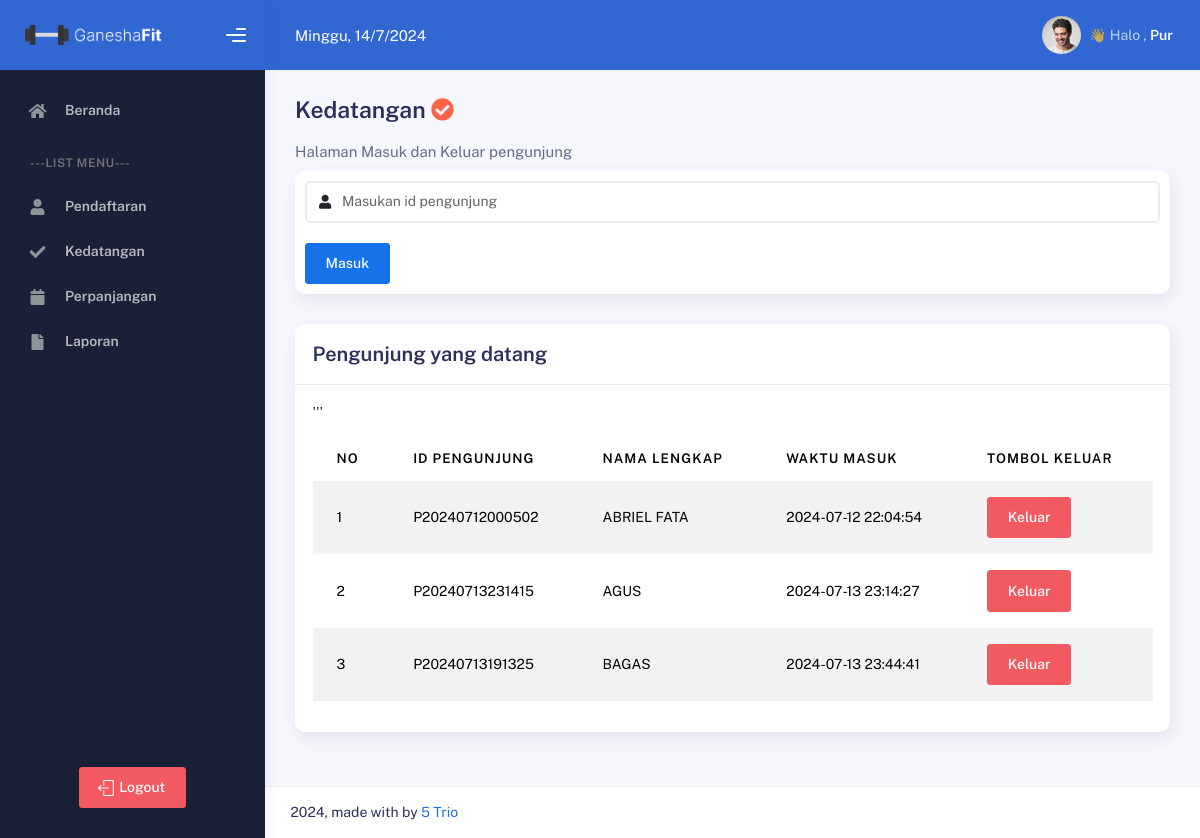
The page /index.php?page=kedatangan (signed in) on the database its author committed.
### tables this page shows
CREATE TABLE `catatan_kunjungan` (
  `id_kunjungan` varchar(50) NOT NULL,
  `id_pengunjung` varchar(15) NOT NULL,
  `id_petugas` varchar(15) NOT NULL,
  `waktu_kunjungan_masuk` datetime NOT NULL,
  `waktu_kunjungan_keluar` datetime DEFAULT NULL,
  `tanggal` date NOT NULL
);

CREATE TABLE `pengunjung` (
  `id_pengunjung` varchar(15) NOT NULL,
  `nama_lengkap` varchar(30) NOT NULL,
  `alamat` text NOT NULL,
  `no_hp` varchar(15) NOT NULL,
  `tgl_bergabung` date NOT NULL,
  `masa_berlaku` date NOT NULL,
  `nama_jenis_pengunjung` varchar(10) NOT NULL,
  `status` enum('Aktif','Tidak aktif','') NOT NULL,
  `biaya` varchar(15) NOT NULL
);

### pages/kedatangan.php (the view, shortened to what this page needs)
<?php
include 'koneksi.php';
        ?>
<h3 class="fw-bold mb-3">Kedatangan <i class="fas fa-check-circle" style="color: tomato"></i></h3>
<h6 class="op-7 mb-2">Halaman Masuk dan Keluar pengunjung</h6>
<div class="card">
  <form method="POST" action="index.php?page=kedatangan">
    <div class="form-group">
      <div class="input-icon">
        <span class="input-icon-addon">
          <i class="fa fa-user"></i>
        </span>
        <input type="text" class="form-control" name="id_pengunjung_masuk" placeholder="Masukan id pengunjung" />
      </div>
    </div>
    <div class="form-group">
      <button type="submit" class="btn btn-primary" name="masuk">
        Masuk
      </button>
    </div>
  </form>
</div>
<div class="card">
  <div class="card-header">
    <div class="card-title">Pengunjung yang datang</div>
  </div>
  <?php
  $sql ="
    SELECT
        pengunjung.id_pengunjung,
        catatan_kunjungan.id_kunjungan,
        pengunjung.nama_lengkap,
        catatan_kunjungan.waktu_kunjungan_masuk,
        catatan_kunjungan.waktu_kunjungan_keluar
    FROM
        pengunjung
    JOIN
        catatan_kunjungan ON pengunjung.id_pengunjung = catatan_kunjungan.id_pengunjung
    WHERE
        catatan_kunjungan.waktu_kunjungan_keluar IS NULL;
    ";
  $result = $conn->query($sql);
  $rows = array();
  if ($result->num_rows > 0) {
    while ($row = $result->fetch_assoc()) {
      $rows[] = $row;
    }
  }
  ?>
  <div class="card-body">
    <table class="table table-striped mt-3">
      <thead>
        <tr>
          <th scope="col">No</th>
          <th scope="col">Id Pengunjung</th>
          <th scope="col">Nama Lengkap</th>
          <th scope="col">Waktu Masuk</th>
          <th scope="col">Tombol Keluar</th>
        </tr>
      </thead>
      <form action="backend/checkout.php" method="post">
        <tbody>
          <?php
          if (count($rows) > 0) {
            $no = 1;
            for ($i = 0; $i < count($rows); $i++) {
              $row = $rows[$i];
              if ($row["waktu_kunjungan_keluar"] == null) {
                echo '<tr>';
                echo '<td>' . $no . '</td>';
                echo '<td>' . $row["id_pengunjung"] . '</td>';
                echo '<td>' . $row["nama_lengkap"] . '</td>';
                echo '<td>' . $row["waktu_kunjungan_masuk"] . '</td>';
                echo "<td><a href='backend/checkout.php?id=".$row["id_kunjungan"]."' class='btn btn-danger'>Keluar</a></td>'";
                echo '</tr>';
                $no++;
              }
            }
          } else {
            echo '<tr><td colspan="6"><center>Tidak ada data</center></td></tr>';
          }
          ?>
        </tbody>
      </form>
    </table>
  </div>
</div>

### index.php (shortened to what this page needs)
<?php
include "koneksi.php";
$nama_lengkap = $_SESSION['nama_lengkap'];
?>
<!DOCTYPE html>
<html lang="en">
<head>
  <link rel="stylesheet" href="assets/css/bootstrap.min.css" />
  <link rel="stylesheet" href="assets/css/plugins.min.css" />
  <link rel="stylesheet" href="assets/css/kaiadmin.min.css" />
</head>
<body>
  <div class="wrapper">
    <div class="sidebar" data-background-color="dark">
      <div class="sidebar-logo" data-background-color="blue2">
        <div class="logo-header" style="background-color: #3067d3;">
          <a href="index.php" class="logo">
            <img src="assets/img/kaiadmin/logo.png" alt="navbar brand" class="navbar-brand" height="20" />
          </a>
          <div class="nav-toggle">
            <button class="btn btn-toggle toggle-sidebar">
              <i class="gg-menu-right" style="color:white"></i>
            </button>
          </div>
        </div>
      </div>
      <div class="sidebar-wrapper scrollbar scrollbar-inner">
        <div class="sidebar-content">
          <ul class="nav nav-secondary">
            <li class="nav-item">
              <a href="index.php">
                <i class="fas fa-home"></i>
                <p>Beranda</p>
              </a>
            </li>
            <li class="nav-section">
              <h4 class="text-section">---List Menu---</h4>
            </li>
            <li class="nav-item">
              <a href="index.php?page=pendaftaran">
                <i class="fas fa-user"></i>
                <p>Pendaftaran</p>
              </a>
            </li>
            <li class="nav-item">
              <a href="index.php?page=kedatangan">
                <i class="fas fa-check"></i>
                <p>Kedatangan</p>
              </a>
            </li>
            <li class="nav-item">
              <a href="index.php?page=perpanjangan">
                <i class="fas fa-calendar"></i>
                <p>Perpanjangan</p>
              </a>
            </li>
            <li class="nav-item">
              <a href="index.php?page=laporan">
                <i class="fas fa-file"></i>
                <p>Laporan</p>
              </a>
            </li>
            <li class="nav-item mt-5 text-center"
              style="margin-top: auto; margin-bottom: 20px; width: 100%; position: absolute; bottom: 80px;">
              <button class="btn btn-danger" id="logoutButton">
                <span class="btn-label">
                  <i class="icon-logout"></i>
                </span>
                Logout
              </button>
            </li>
          </ul>
        </div>
      </div>
    </div>
    <div class="main-panel">
      <div class="main-header" style="background-color: #3067d3;">
        <nav class="navbar navbar-header navbar-header-transparent navbar-expand-lg border-bottom">
          <div class="container-fluid">
            <nav class="navbar navbar-header-left navbar-expand-lg navbar-form nav-search p-0 d-none d-lg-flex">
              <div>
                <p id="currentDate" style="margin-top: 15px; color:white"></p>
              </div>
            </nav>
            <ul class="navbar-nav topbar-nav ms-md-auto align-items-center">
              <li class="nav-item topbar-user dropdown hidden-caret">
                <div class="dropdown-toggle profile-pic">
                  <div class="avatar-sm">
                    <img src="assets/img/profile.jpg" alt="..." class="avatar-img rounded-circle" />
                  </div>
                  <span class="profile-username">
                    <span class="op-7" style="color: white">👋 Halo ,</span>
                    <span class="fw-bold" style="color: white"><?php echo $nama_lengkap; ?></span>
                  </span>
                </div>
              </li>
            </ul>
          </div>
        </nav>
      </div>
      <div class="container">
        <div class="page-inner" id="page-inner">
          <?php
          if (isset($_GET['page'])) {
            $page = $_GET['page'];
            switch ($page) {
              case 'kedatangan':
                include 'pages/kedatangan.php';
                break;
            }
          }
          ?>
        </div>
      </div>
      <footer class="footer">
        <div class="container-fluid d-flex justify-content-between">
          <div class="copyright">
            2024, made with by
            <a href="https://www.instagram.com/hakip_/?utm_source=ig_web_button_share_sheet">5 Trio</a>
          </div>
        </div>
      </footer>
    </div>
  </div>
</body>
</html>

### rows shown on the page
catatan_kunjungan: id_pengunjung.id_pengunjung "P20240712000502", id_pengunjung.nama_lengkap "ABRIEL FATA", waktu_kunjungan_masuk "2024-07-12 22:04:54"
catatan_kunjungan: id_pengunjung.id_pengunjung "P20240713231415", id_pengunjung.nama_lengkap "AGUS", waktu_kunjungan_masuk "2024-07-13 23:14:27"
catatan_kunjungan: id_pengunjung.id_pengunjung "P20240713191325", id_pengunjung.nama_lengkap "BAGAS", waktu_kunjungan_masuk "2024-07-13 23:44:41"

### other values the page prints
$nama_lengkap "Pur"
